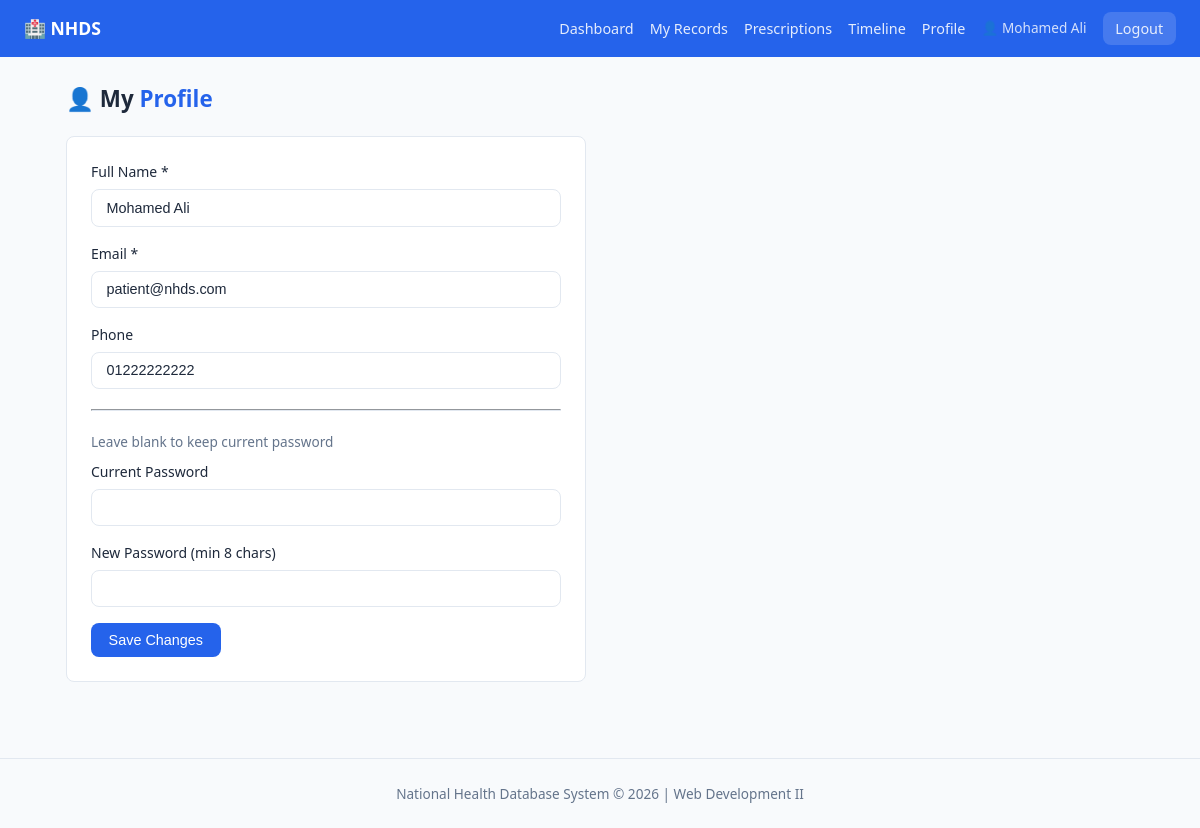
Screenshot of /pages/patient/profile.php (signed in) with the database file from the repository.
### tables this page shows
CREATE TABLE IF NOT EXISTS users (
  id          INT          NOT NULL AUTO_INCREMENT,
  name        VARCHAR(100) NOT NULL,
  email       VARCHAR(150) NOT NULL UNIQUE,
  password    VARCHAR(255) NOT NULL,           
  role        ENUM('admin','doctor','patient') NOT NULL,
  phone       VARCHAR(20)  DEFAULT NULL,
  created_at  TIMESTAMP    NOT NULL DEFAULT CURRENT_TIMESTAMP,

  PRIMARY KEY (id),
  INDEX idx_email (email),
  INDEX idx_role  (role)
);

### classes/Database.php (called while the page is built, shortened)
<?php
class Database {
    private static ?Database $instance = null;
    private PDO $connection;
    private function __construct() {
        $dsn = "mysql:host=" . DB_HOST . ";dbname=" . DB_NAME . ";charset=" . DB_CHAR;
        $options = [
            PDO::ATTR_ERRMODE            => PDO::ERRMODE_EXCEPTION,
            PDO::ATTR_DEFAULT_FETCH_MODE => PDO::FETCH_ASSOC,
            PDO::ATTR_EMULATE_PREPARES   => false,
        ];
        try {
            $this->connection = new PDO($dsn, DB_USER, DB_PASS, $options);
        } catch (PDOException $e) {
            die(json_encode(['error' => 'Database connection failed: ' . $e->getMessage()]));
        }
    }
    public static function getInstance(): Database {
        if (self::$instance === null) {
            self::$instance = new Database();
        }
        return self::$instance;
    }
    public function getConnection(): PDO {
        return $this->connection;
    }
}

### classes/User.php (called while the page is built, shortened)
<?php
class User {
    protected PDO     $db;
    public function __construct() {
        $this->db = Database::getInstance()->getConnection();
    }
    public function getCurrentUser(): ?array {
        $stmt = $this->db->prepare(
            "SELECT id, name, email, role, phone, created_at FROM users WHERE id = ?"
        );
        $stmt->execute([$_SESSION['user_id']]);
        return $stmt->fetch() ?: null;
    }
}

### pages/patient/profile.php (the view, shortened to what this page needs)
<?php
$patient = new Patient();
$user    = $patient->getCurrentUser();
include __DIR__ . '/../../includes/header.php';
?>
<h1 class="page-title">👤 My <span>Profile</span></h1>
<div class="card" style="max-width:520px">
  <form method="POST">
    <div class="form-group">
      <label>Full Name *</label>
      <input type="text" name="name" required value="<?= htmlspecialchars($user['name']) ?>">
    </div>
    <div class="form-group">
      <label>Email *</label>
      <input type="email" name="email" required value="<?= htmlspecialchars($user['email']) ?>">
    </div>
    <div class="form-group">
      <label>Phone</label>
      <input type="text" name="phone" value="<?= htmlspecialchars($user['phone'] ?? '') ?>">
    </div>
    <hr style="margin:1.25rem 0;border-color:var(--border)">
    <p class="text-muted mb-1" style="font-size:.85rem">Leave blank to keep current password</p>
    <div class="form-group">
      <label>Current Password</label>
      <input type="password" name="current_password">
    </div>
    <div class="form-group">
      <label>New Password (min 8 chars)</label>
      <input type="password" name="new_password" minlength="8">
    </div>
    <button type="submit" class="btn btn-primary">Save Changes</button>
  </form>
</div>
<?php include __DIR__ . '/../../includes/footer.php'; ?>

### assets/style.css (style rules this page uses)
:root { --primary: #2563eb; --primary-d: #1d4ed8; --success: #16a34a; --danger: #dc2626; --warning: #d97706; --info: #0891b2; --bg: #f8fafc; --surface: #ffffff; --border: #e2e8f0; --text: #1e293b; --muted: #64748b; --radius: 8px; --shadow: 0 1px 3px rgba(0,0,0,.1); }
* { box-sizing: border-box; margin: 0; padding: 0; }
body { font-family: 'Segoe UI', system-ui, sans-serif; background: var(--bg); color: var(--text); font-size: 15px; line-height: 1.6; }
.card { background:var(--surface); border:1px solid var(--border); border-radius:var(--radius); padding:1.5rem; margin-bottom:1.25rem; }
.form-group { margin-bottom:1rem; }
label { display:block; font-size:.875rem; font-weight:500; margin-bottom:.35rem; }
input,select,textarea { width:100%; padding:.6rem .9rem; border:1px solid var(--border); border-radius:var(--radius); font-size:.9rem; color:var(--text); background:var(--surface); }
.btn { display:inline-block; padding:.55rem 1.1rem; border-radius:var(--radius); font-size:.9rem; font-weight:500; cursor:pointer; text-decoration:none; border:none; }
.btn-primary { background:var(--primary); color:#fff; }
.page-title { font-size:1.4rem; font-weight:700; margin-bottom:1.25rem; }
.page-title span { color:var(--primary); }
.text-muted { color:var(--muted); }
.mb-1 { margin-bottom:.5rem; }

### rows the page displays
users: name "Mohamed Ali", email "patient@nhds.com", phone "01222222222"

### other values shown
$userName "Mohamed Ali"
